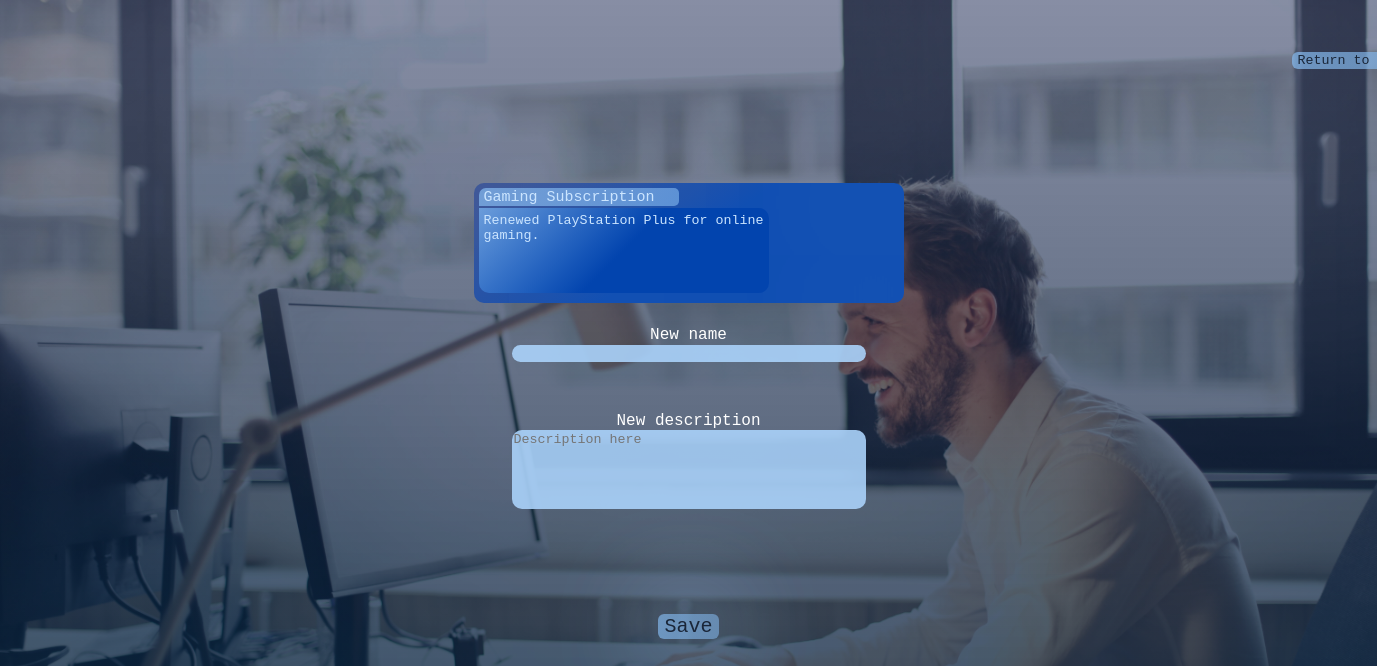
The page /Dashboard/1/testuser01/Edit/4 (signed in) on the database its author committed.
### src/models.py (models this page shows, shortened)
class Base(DeclarativeBase):
    pass

class EXPENSE(Base):
    __tablename__ = 'expense_table'
    id: Mapped[int] = mapped_column(Integer, primary_key=True)
    name: Mapped[str] = mapped_column(String(100), nullable=False)
    info: Mapped[str] = mapped_column(String(100), nullable=False)
    time: Mapped[str] = mapped_column(String(100), nullable=False)
    user_id: Mapped[int] = mapped_column(ForeignKey('user_table.id'))
    user: Mapped['USER'] = relationship(back_populates='expenses')

### src/routes.py (the view, shortened to what this page needs)
@app.route('/Dashboard/<int:id>/<string:username>/Edit/<int:expense_id>', methods=['GET', 'POST'])
def edit(id, username, expense_id):
    if not current_user.is_authenticated:
        return redirect(url_for('login'))
    form = Edit_expense()
    expense= db.session.execute(db.select(EXPENSE).where(EXPENSE.id == expense_id)).scalar_one_or_none()
    return render_template('edit_expense.html', form=form, id=id, username=username, expense_id=expense_id, expense=expense)

### src/forms.py
class Edit_expense(FlaskForm):
    name = StringField('ExpenseName')
    description = TextAreaField('Description', render_kw={"placeholder":"Description here"})
    submit = SubmitField('Save')

### src/routes.py (called while the page is built)
@login_manager.user_loader
def load_user(user_id):
    return db.session.get(USER, user_id)

### src/templates/edit_expense.html (shortened to what this page needs)
{% extends 'base.html' %}
{% block body %}
    <div class="edit hidden">
        <div class="expense">
            <p class="expense_name">{{ expense.name }} </p>
            <p class="desc">{{ expense.info }} </p>
        </div>
        <form class='expense_form' action="{{ url_for(request.endpoint, id=id, username=username, expense_id=expense_id) }}", method="POST", autocomplete="off">
            <div class="name">
                <div>New name</div>
                <div>{{ form.name(class='user_input') }}</div>
            </div>
            <div class="new_desc">
                <div>New description</div>
                <div>{{ form.description(class='user_input', rows='5') }}</div>
            </div>
            <div>{{ form.submit(class='button') }}</div>
        </form>
        <button class="button" id="return"><a href="{{ url_for('dashboard', id=id, username=username) }}">Return to dashboard</a></button>
    </div>
{% endblock %}

### src/static/css/style.css (style rules this page uses)
body { font-family:'Courier New', Courier, monospace; display: flex; justify-content: center; align-items: center; background-color: black; background-image: linear-gradient( rgba(42, 72, 181, 0.254), rgba(26, 70, 120, 0.357), rgba(13, 36, 62, 0.515) ), url('../images/lobby-background.jpg'); background-size: cover; height: 100%; overflow: hidden; }
.register, .login, .edit, .add { display: inherit; flex-direction: column; justify-content: center; align-items: center; align-content: center; height: 98vh; row-gap: 10px; color: white; min-width: 700px; }
.form, .expense_form { display: inherit; justify-content: space-evenly; align-items: center; align-content: center; flex-direction: column; row-gap: 20px; min-width: 700px; min-height: 200px; }
.user_input { font-family: inherit; size: 50px; resize: none; border: 0; width: 350px; background-color: rgba(170, 210, 250, 0.9); color: black; }
.button { color: #1a2638; font-family: inherit; font-size: 20px; border: 0; border-radius: 6px; background: none; box-shadow: 0px 0px 100px 5px rgba(170, 210, 250, 0.9); background-image: linear-gradient(to right,rgba(134,187,240, 0.7), rgba(134,187,240, 0.6)); transition: all 0.2s ease-in-out; }
.button > a { color: #1a2638; transition: all 0.2s ease; }
a { text-decoration: none; }
.expense { display: flex; align-items: flex-start; background-image: linear-gradient(146deg, #324d92 5%,#0244ae 50%); color: rgb(203, 229, 255); box-shadow: 0 0 1000px 10px rgba(255, 255, 255, 0.133) inset; z-index: -2; border-radius: 10px; width: 430px; min-height: 120px; margin-top: 21px; scroll-snap-align: center; }
.expense_name { align-self: flex-start; text-indent: 5px; line-height: 20px; font-size: 15px; margin-left: 5px; margin-top: 5px; border-radius: 7px 5px 5px 0px ; background-image:linear-gradient(to right,rgba(134,187,240, 0.7), rgba(134,187,240, 0.6)); width: 200px; height: 18.4px; overflow: hidden; }
.desc { position: absolute; font-size: smaller; align-self: flex-start; margin-left: 5px; transform: translateY(12px); width: 280px; height: 75px; border-radius: 0px 10px 10px 10px; padding: 5px; background-image: linear-gradient(135deg,rgba(127, 186, 246, 0.7), #0244ae 50%); flex-wrap: wrap; overflow: hidden; }
.expense:last-of-type { margin-bottom: 21px; }
.hidden { opacity: 0; transform: scaley(0); transition: all 0.5s ease-out; }
.show { transform: scaley(1); opacity: 1; }
.expense_form { gap: 100px; }
.add, .edit { justify-content: center; align-items: center; flex-direction: column; gap: 2px; }
#return { position: absolute; box-shadow: none; transform: translate(685px, -340px); font-size: smaller; }
.new_desc, .name { display: flex; justify-content: center; align-items: center; flex-direction: column; border: 0; border-radius: 10px; box-shadow: none; width: 400px; align-self: center; flex-grow: 2; }
.new_desc { margin-top: -50px; }
.new_desc .user_input, .name .user_input { border-radius: 10px; }

### rows shown on the page
EXPENSE: name "Gaming Subscription", info "Renewed PlayStation Plus for online gaming."
